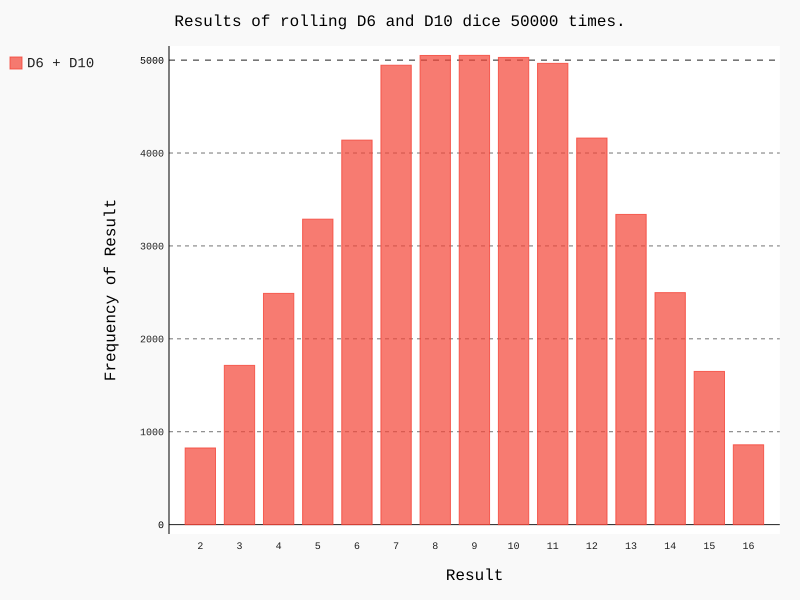

Source code (Python):
import pygal
from die import Die

# Create D6 and D10 dice.
die_1 = Die()
die_2 = Die(10)

# Make some rolls, and store results in a list.
results = []
for roll_num in range(50000):
    result = die_1.roll() + die_2.roll()
    results.append(result)

# Analyze the results.
frequencies = []
max_result = die_1.num_sides + die_2.num_sides
for value in range(2, max_result+1):
    frequency = results.count(value)
    frequencies.append(frequency)

# Visualize the results.
hist = pygal.Bar()

hist.title = "Results of rolling D6 and D10 dice 50000 times."
hist.x_labels = ['2', '3', '4', '5', '6', '7', '8', '9', '10', '11', '12', '13', '14', '15', '16']
hist.x_title = "Result"
hist.y_title = "Frequency of Result"

hist.add('D6 + D10', frequencies)
hist.render_to_file('die_visual.svg')
